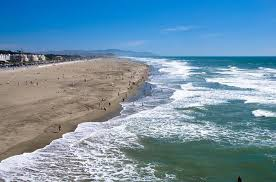
#> input picture weeky-challenge-1/resources/beach00.jpg, 276 x 182 px
$ python challenge1.py
#> lines starting #> are read from the running program, lines starting #| are printed output that depends on the picture; after the words box and inside, x2 and y2 are one past the last pixel; in counts of white or black regions, pixels touching at a corner belong together
import os
import sys

import cv2
import numpy as np

#
#  Instructions
#
# There is no special configuration needed to run the script.
#
# Input 1: Enter the path to an image or to a directory of images. It can be a relative or an absolute path.
# Input 2: Option to enter "y" to see extra logs, images and masks.
#


# Ask for inputs.
path = input("Enter the path to an image or to a directory of images: ")
#> the answer given: resources
isTestModeInput = input("Enable Test Mode? (y/n) [default=n]: ")
#> the answer given: y

# Check if file is file or directory
if os.path.isfile(path):
    isFile = True
elif os.path.isdir(path):
    isFile = False
else:
    sys.exit(f"File/Directory not found in path: {path}")

# Test Mode will show images, masks and extra logs
isTestMode = isTestModeInput == "y" or isTestModeInput == "Y"


# Classifier function to predict if the image is a beach
def predictIfBeach(imgPath: str) -> bool:
    # Read image
#> called with imgPath = 'resources/beach00.jpg'
    img = cv2.imread(imgPath)
#> img is the input picture: shape (182, 276, 3); mean B, G, R 167.2, 145.9, 111.5
    height, width = img.shape[0], img.shape[1]
#> height = 182; width = 276

    if isTestMode:
        cv2.imshow(imgPath, img)
        cv2.waitKey(0)
        cv2.destroyAllWindows()

    # Is bright enough (50% of pixels above 50% gray)
    imgGray = cv2.cvtColor(img, cv2.COLOR_BGR2GRAY)
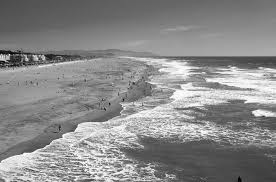
#> imgGray: shape (182, 276); min 1, max 255, mean 138
    (t, maskGray) = cv2.threshold(imgGray, 127, 255, cv2.THRESH_BINARY)
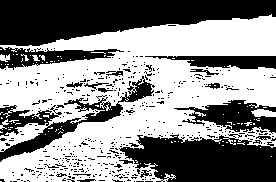
#> maskGray: shape (182, 276); 54.9% white; 425 black regions (404 under 20 px), largest, box (x1, y1, x2, y2) and area: (0, 0, 276, 46) 8314, (119, 134, 276, 182) 5626, (0, 76, 155, 162) 2784
    isBright = np.sum(maskGray > 0) / np.size(maskGray) > 0.5
#> isBright = True

    if isTestMode:
        print("Is bright enough (50% of pixels above 50% gray):", isBright)
#| Is bright enough (50% of pixels above 50% gray): True
        cv2.imshow("brightness mask", cv2.bitwise_and(img, img, mask=maskGray))
        cv2.waitKey(0)
        cv2.destroyAllWindows()

    # Is top half blue enough (40% of top half pixels blue)
    imgHsv = cv2.cvtColor(img, cv2.COLOR_BGR2HSV)
#> imgHsv: shape (182, 276, 3); mean H, S, V 84.8, 96.5, 174.1
    maskBlue = cv2.inRange(imgHsv, (90, 0, 70), (128, 255, 255))
#> maskBlue: shape (182, 276); 68.1% white; 35 black regions (29 under 20 px), largest, box (x1, y1, x2, y2) and area: (0, 53, 149, 161) 10508, (120, 138, 276, 182) 5270, (0, 50, 21, 55) 50, (70, 176, 76, 182) 30, (81, 178, 91, 182) 26, (100, 176, 104, 182) 23
    maskBlueTop = np.array(maskBlue[:int(height / 2), :])
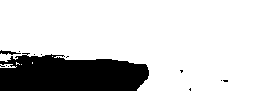
#> maskBlueTop: shape (91, 276); 81.4% white; 13 black regions (11 under 20 px), largest, box (x1, y1, x2, y2) and area: (0, 53, 149, 91) 4587, (0, 50, 21, 55) 50
    isTopBlue = np.sum(maskBlueTop > 0) / np.size(maskBlueTop) > 0.4
#> isTopBlue = True

    if isTestMode:
        print("Is top blue enough (40% of top half pixels blue):", isTopBlue)
#| Is top blue enough (40% of top half pixels blue): True
        maskBlue[int(height / 2):, :] = 0
#> maskBlue: shape (182, 276); 40.7% white; 6 white regions (4 under 20 px), largest, box (x1, y1, x2, y2) and area: (0, 0, 276, 91) 20391, (0, 64, 17, 68) 45
        cv2.imshow("blue mask", cv2.bitwise_and(img, img, mask=maskBlue))
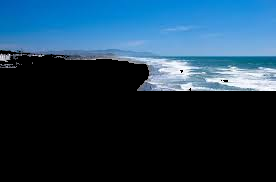
#> window 'blue mask': shape (182, 276, 3); mean B, G, R 82.6, 60.4, 29.9
        cv2.waitKey(0)
        cv2.destroyAllWindows()

    # Is bottom half sandy enough (20% of bottom half pixels sand)
    maskSand = cv2.inRange(imgHsv, (0, 0, 20), (30, 180, 255))
#> maskSand: shape (182, 276); 19.3% white; 6 white regions (4 under 20 px), largest, box (x1, y1, x2, y2) and area: (0, 60, 147, 161) 9600, (32, 57, 64, 61) 71
    maskSandBottom = np.array(maskSand[int(height / 2):, :])
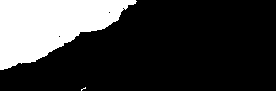
#> maskSandBottom: shape (91, 276); 22.8% white; 2 white regions (1 under 20 px), largest, box (x1, y1, x2, y2) and area: (0, 0, 137, 70) 5711
    isBottomSand = np.sum(maskSandBottom > 0) / np.size(maskSandBottom) > 0.2
#> isBottomSand = True

    if isTestMode:
        print("Is bottom sandy enough (20% of bottom half pixels sand):", isBottomSand)
#| Is bottom sandy enough (20% of bottom half pixels sand): True
        # Show sand mask
        maskSand[:int(height / 2), :] = 0
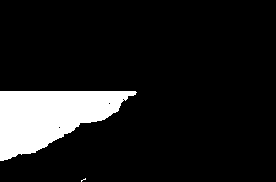
#> maskSand: shape (182, 276); 11.4% white; 2 white regions (1 under 20 px), largest, box (x1, y1, x2, y2) and area: (0, 91, 137, 161) 5711
        cv2.imshow("sand mask", cv2.bitwise_and(img, img, mask=maskSand))
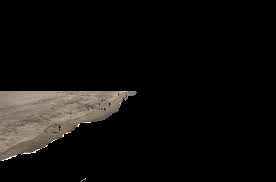
#> window 'sand mask': shape (182, 276, 3); mean B, G, R 12.8, 14.5, 16.2
        cv2.waitKey(0)
        cv2.destroyAllWindows()

    return isBright and isTopBlue and isBottomSand


def getBoolEmoji(value: bool) -> str:
    if value:
        return "✅"
    else:
        return "❌"


if isFile:
    # If the path points to a file, predict if the image is a beach, and show results
    fileName = os.path.basename(path)
    label = fileName.startswith("beach")
    prediction = predictIfBeach(path)
    print("\nLabel: True if is beach, False otherwise\n")
    print("   Filename, Label, Prediction")
    print("-------------------------------")
    print(f"{getBoolEmoji(prediction == label)} {fileName}, {label}, {prediction}")
else:
    # If the path points to a directory, predict if each image is a beach, and show results
    fileNames = np.array(os.listdir(path))
    labels = np.array([True if fileName.startswith("beach") else False for fileName in fileNames])
    predictions = []

    for fileName in fileNames:
        filePath = os.path.join(path, fileName)
        prediction = predictIfBeach(filePath)
#> prediction = True
        predictions.append(prediction)
#> pass 2 of the loop `for fileName in fileNames:`:
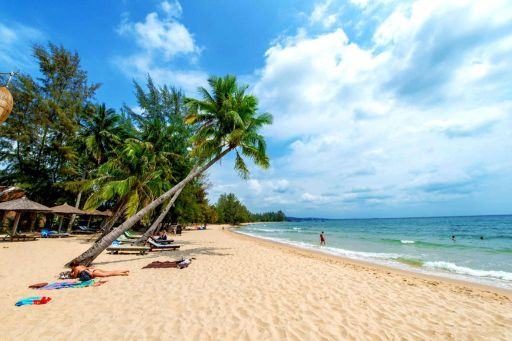
#> input picture weeky-challenge-1/resources/beach01.jpg, 512 x 341 px
#> in predictIfBeach, img is the input picture: shape (341, 512, 3); mean B, G, R 177.8, 176.1, 153.8
#> imgGray: shape (341, 512)
#> in predictIfBeach (call 2), `(t, maskGray) = cv2.threshold(imgGray, 127, 255, cv2.THRESH_BINARY)`:
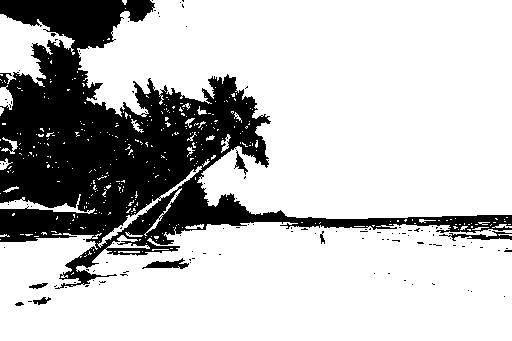
#> maskGray: shape (341, 512); 75.4% white; 113 black regions (105 under 20 px), largest, box (x1, y1, x2, y2) and area: (0, 0, 512, 289) 41878, (439, 231, 512, 241) 271, (142, 258, 189, 269) 253
#| Is bright enough (50% of pixels above 50% gray): True
#> imgHsv: shape (341, 512, 3); mean H, S, V 66.5, 98.1, 201.1
#> maskBlueTop: shape (170, 512); 76.2% white; 66 black regions (49 under 20 px), largest, box (x1, y1, x2, y2) and area: (0, 51, 272, 170) 18006, (316, 46, 388, 77) 683, (412, 0, 464, 27) 398
#| Is top blue enough (40% of top half pixels blue): True
#> maskSandBottom: shape (171, 512); 58.1% white; 108 black regions (96 under 20 px), largest, box (x1, y1, x2, y2) and area: (0, 0, 512, 118) 33692, (6, 38, 70, 68) 866, (30, 90, 104, 120) 570
#| Is bottom sandy enough (20% of bottom half pixels sand): True
#> in predictIfBeach (call 2), `cv2.imshow("sand mask", cv2.bitwise_and(img, img, mask=maskSand))`:
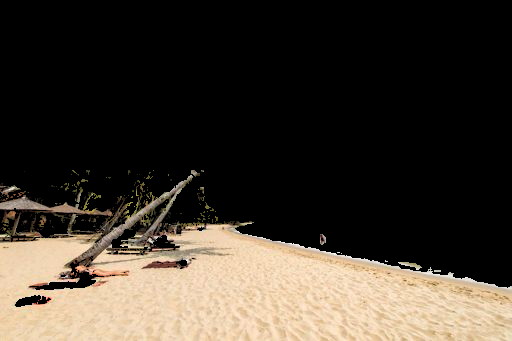
#> window 'sand mask': shape (341, 512, 3); mean B, G, R 47, 56.4, 64.1
    predictions = np.array(predictions)
#> predictions = [True, True]

    results = np.column_stack((fileNames, labels, predictions))
    print("\nLabel: True if is beach, False otherwise\n")
    print("   Filename, Label, Prediction")
    print("-------------------------------")
    for result in results:
        (fileName, label, prediction) = result
        print(f"{getBoolEmoji(prediction == label)} {fileName}, {label}, {prediction}")
#> this loop made 2 passes
#> (fileName, label, prediction) on passes 1 to 2: ('beach00.jpg', 'True', 'True'), ('beach01.jpg', 'True', 'True')
#| ✅ beach00.jpg, True, True
#| ✅ beach01.jpg, True, True

    nCorrectPredictions = np.sum(predictions == labels)
#> nCorrectPredictions = 2
    percCorrectPredictions = nCorrectPredictions / len(labels) * 100
#> percCorrectPredictions = 100
    print(f"\nCorrect Predictions: {nCorrectPredictions}/{len(labels)} ({percCorrectPredictions:.2f}%)")
#| Correct Predictions: 2/2 (100.00%)
